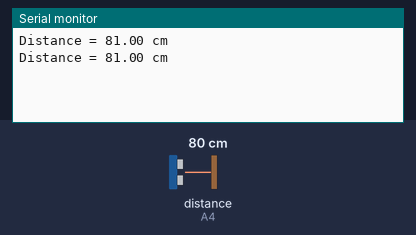
The sketch below on a simulated Arduino Uno, built with avr-gcc and run on an emulated ATmega328P. Shown: the last lines printed to the serial monitor. Inputs (shaded band) come from the test bench; at power-on: distance to the obstacle (sensor on A4) 80 cm. The echo pulse lasts 58.3 µs per cm.

Above: at 1.8 s.
1.9 s: distance to the obstacle (sensor on A4) set to 2 cm
At 2.5 s:
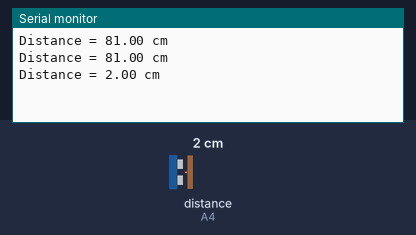
3.4 s: distance to the obstacle (sensor on A4) set to 4 cm
At 4.8 s:
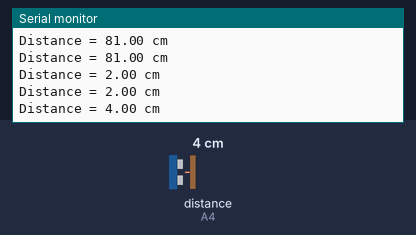
Timing chart, 0 to 6.4 s (numbered marks = the images above; inputs shaded):
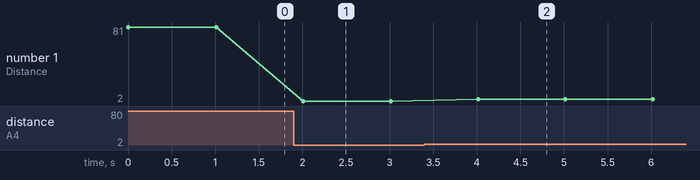

Measured:
- after the input at 1.9 s, the serial monitor: prints a new line after 0.11 s (image 1)
- after the input at 3.4 s, the serial monitor: prints a new line after 0.62 s (image 2)
- plotted number 1: 81 → 2 after the input at 1.9 s, 2 → 4 after the input at 3.4 s

The sketch:

newping_ultrasonic.ino
```cpp
// Include NewPing Library
#include <NewPing.h>

// Hook up HC-SR04 with Trig to Arduino Pin 9, Echo to Arduino pin 10
#define TRIGGER_PIN A3
#define ECHO_PIN A4

// Maximum distance we want to ping for (in centimeters).
#define MAX_DISTANCE 400

// NewPing setup of pins and maximum distance.
NewPing sonar(TRIGGER_PIN, ECHO_PIN, MAX_DISTANCE);
int duration, distance;

void setup()
{
  Serial.begin(9600);
}

void loop()
{
  // Send ping, get distance in cm
  distance = sonar.ping_cm();

  float hasil = (distance + 0.6805) / 0.9967;
  float hasil1 = distance;

  // Send results to Serial Monitor
  Serial.print("Distance = ");
  Serial.print(hasil1);
  Serial.println(" cm");

  delay(1000);
}
```
